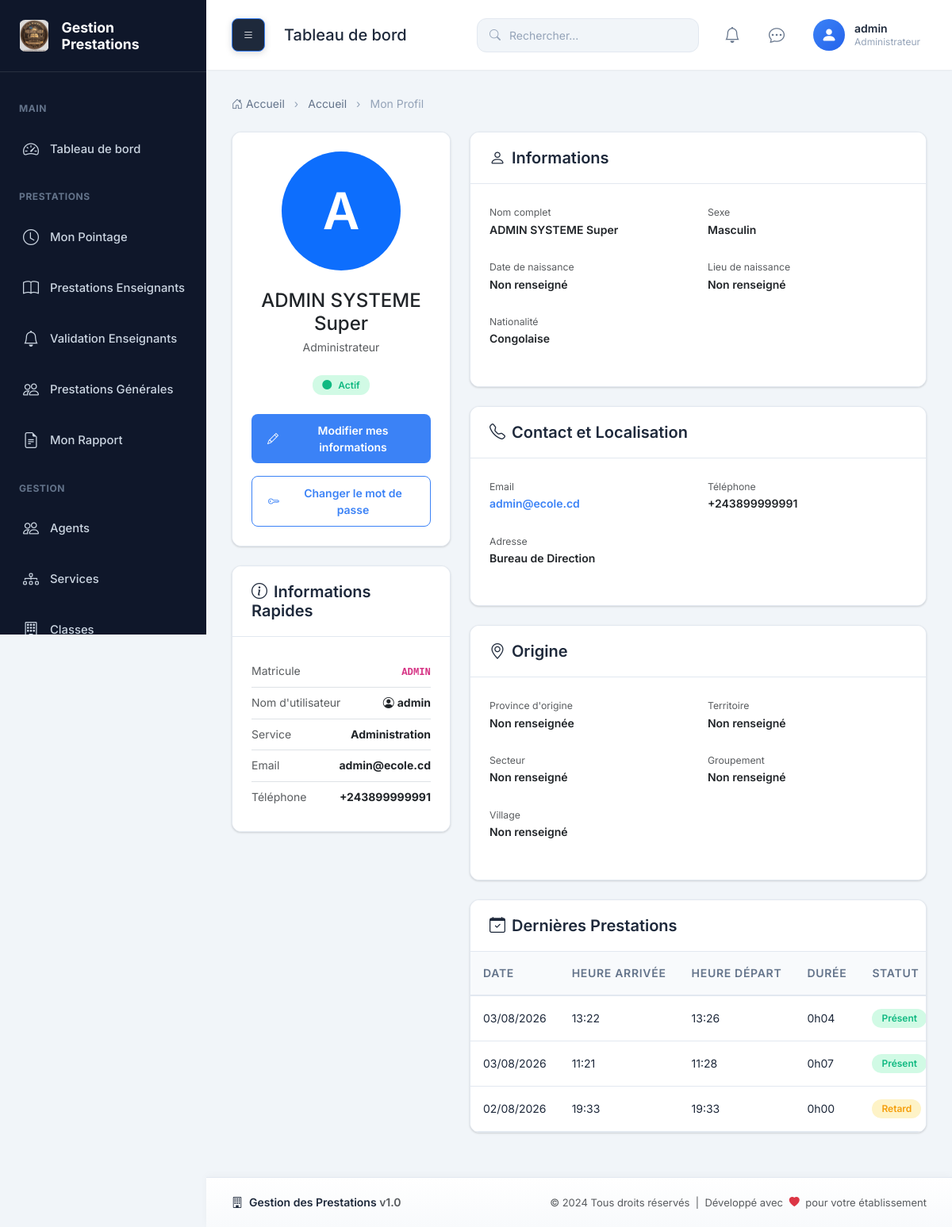
The app's page /profile/ (signed in), older data.
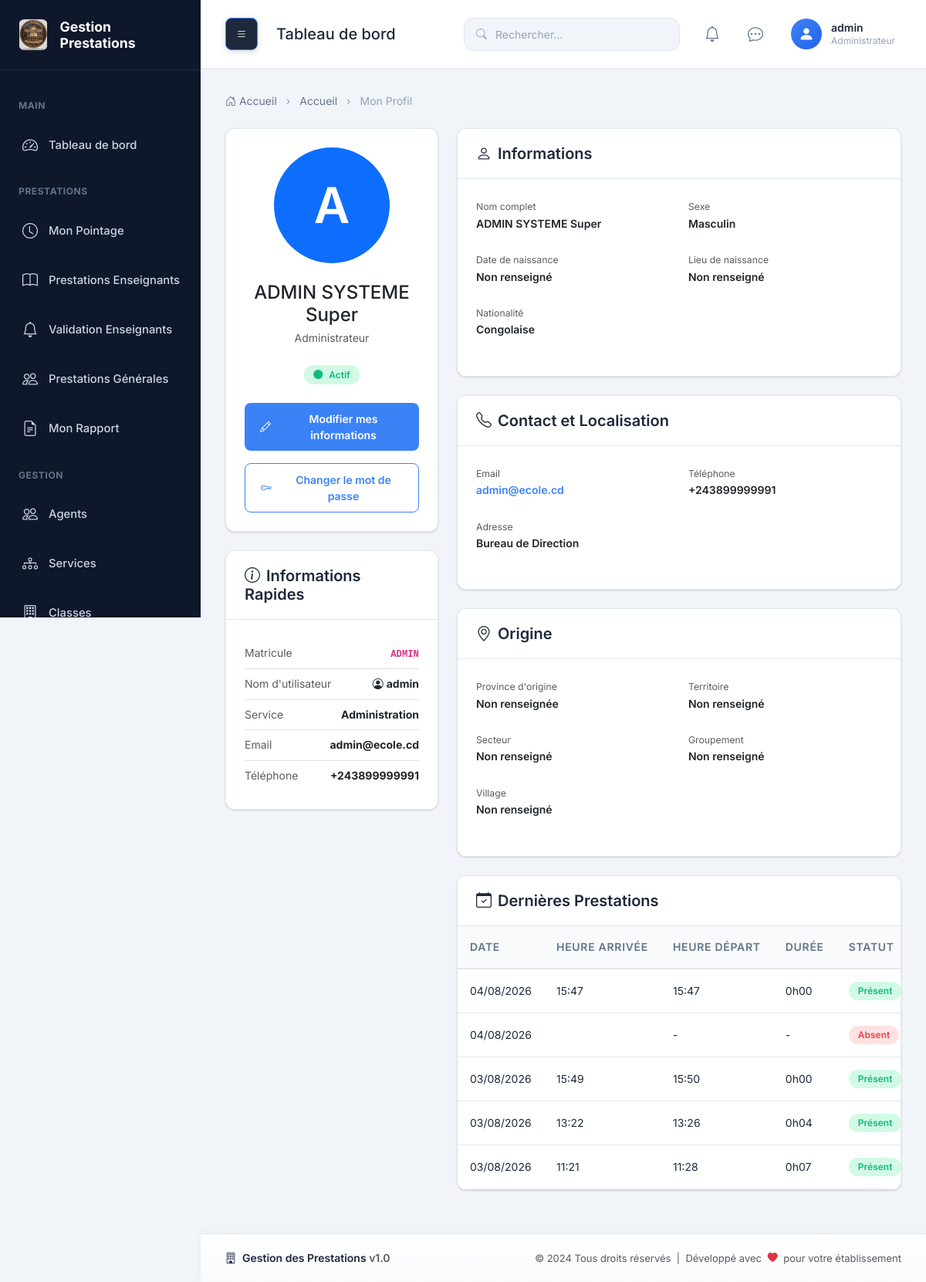
The same page, newer data.
### prestation/models.py (models this page shows, shortened)
class Prestation(models.Model):
    STATUS_PRESENT = 'PRESENT'
    STATUS_RETARD = 'RETARD'
    STATUS_ABSENT = 'ABSENT'
    STATUS_EN_COURS = 'EN_COURS'
    STATUT = (
        (STATUS_PRESENT, 'Présent'),
        (STATUS_RETARD, 'Retard'),
        (STATUS_ABSENT, 'Absent'),
        (STATUS_EN_COURS, 'En cours'),
    )
    session = models.ForeignKey(
        SessionPrestation,
        on_delete=models.CASCADE,
        related_name="prestations",
        null=True,
        blank=True
    )
    agent = models.ForeignKey(
        'Agent',
        on_delete=models.PROTECT,
        related_name="prestations"
    )
    date = models.DateField()
    heure_arrivee = models.TimeField(
        blank=True,
        null=True
    )
    heure_depart = models.TimeField(
        blank=True,
        null=True
    )
    statut = models.CharField(
        max_length=20,
        choices=STATUT
    )
    observation = models.TextField(
        blank=True,
        null=True
    )
    created_at = models.DateTimeField(auto_now_add=True)
    updated_at = models.DateTimeField(auto_now=True)
    class Meta:
        ordering = ['-date', '-heure_arrivee']
        verbose_name = 'Prestation'
        verbose_name_plural = 'Prestations'
        indexes = [
            models.Index(fields=['agent', 'date']),
            models.Index(fields=['date']),
            models.Index(fields=['statut']),
        ]
        constraints = []
    def duree_prestation(self):
        if self.heure_depart and self.heure_arrivee:
            from datetime import datetime
            arrivee = datetime.combine(self.date, self.heure_arrivee)
            depart = datetime.combine(self.date, self.heure_depart)
            duree = depart - arrivee
            heures = duree.seconds // 3600
            minutes = (duree.seconds % 3600) // 60
            return f"{heures}h{minutes:02d}"
        return None

### prestation/views.py (the view)
# urls.py: path('profile/', views.profile_view, name='profile'),
@login_required
def profile_view(request):
    return render(request, 'profile.html')

### prestation/models.py (called while the page is built)
    def nom_complet(self):
        return f"{self.nom} {self.postnom} {self.prenom}"

### prestation/templates/profile.html (shortened to what the changed rows need)
{% extends 'base.html' %}
{% load static %}
{% block content %}
<div class="row">
    <div class="col-lg-8">
        <div class="card">
            <div class="card-body p-0">
                <div class="table-responsive">
                    <table class="table table-hover mb-0">
                        <thead>
                            <tr>
                                <th>Date</th>
                                <th>Heure Arrivée</th>
                                <th>Heure Départ</th>
                                <th>Durée</th>
                                <th>Statut</th>
                            </tr>
                        </thead>
                        <tbody>
                            {% for prestation in user.utilisateur.agent.prestations.all|slice:":5" %}
                            <tr>
                                <td>{{ prestation.date|date:"d/m/Y" }}</td>
                                <td>{{ prestation.heure_arrivee|time:"H:i" }}</td>
                                <td>{{ prestation.heure_depart|time:"H:i"|default:"-" }}</td>
                                <td>{{ prestation.duree_prestation|default:"-" }}</td>
                                <td>
                                    <span class="badge badge-{% if prestation.statut == 'PRESENT' %}success{% elif prestation.statut == 'RETARD' %}warning{% elif prestation.statut == 'ABSENT' %}danger{% else %}info{% endif %}">
                                        {{ prestation.get_statut_display }}
                                    </span>
                                </td>
                            </tr>
                            {% empty %}
                            <tr>
                                <td colspan="5" class="text-center py-4 text-muted">
                                    Aucune prestation enregistrée
                                </td>
                            </tr>
                            {% endfor %}
                        </tbody>
                    </table>
                </div>
            </div>
        </div>
    </div>
</div>
{% endblock %}

Row changes from the older to the newer data that the page shows:
no longer on this page (row unchanged): Prestation: date "02/08/2026", heure_arrivee "19:33", heure_depart "19:33", duree_prestation "0h00", statut "Retard"
added Prestation: date "04/08/2026", heure_arrivee "15:47", heure_depart "15:47", duree_prestation "0h00", statut "Présent"
added Prestation: date "04/08/2026", heure_depart "-", duree_prestation "-", statut "Absent"
added Prestation: date "03/08/2026", heure_arrivee "15:49", heure_depart "15:50", duree_prestation "0h00", statut "Présent"
